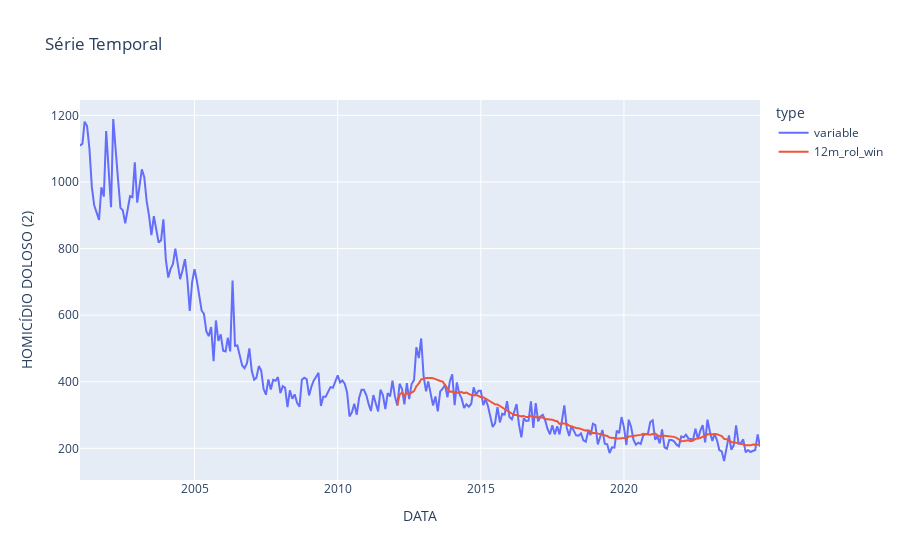
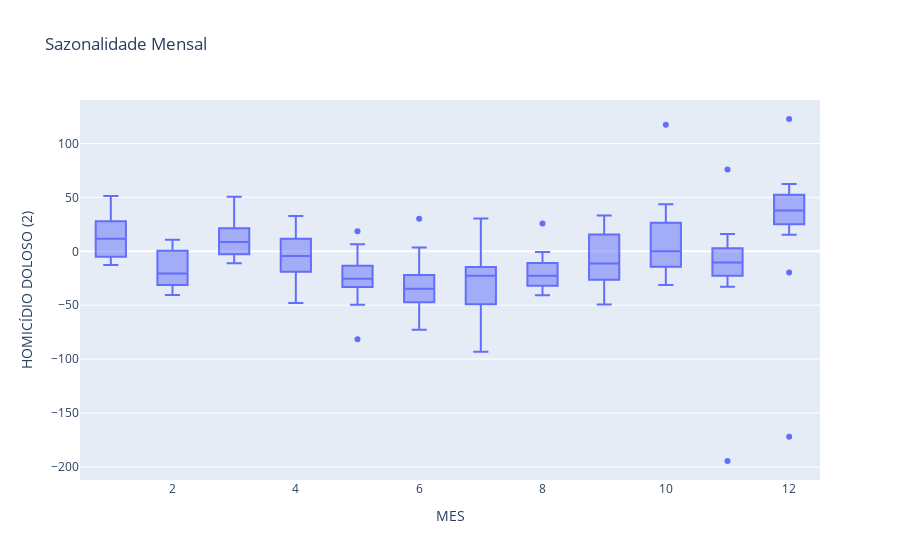
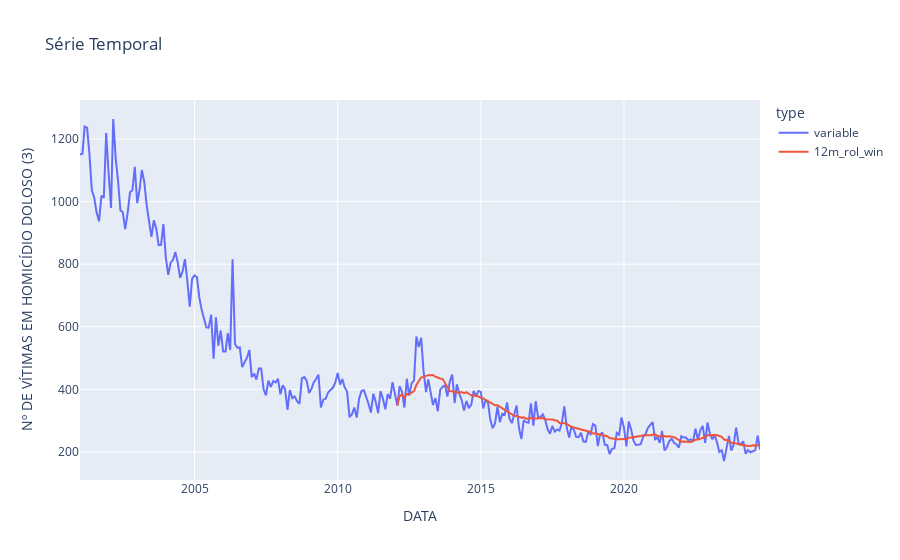
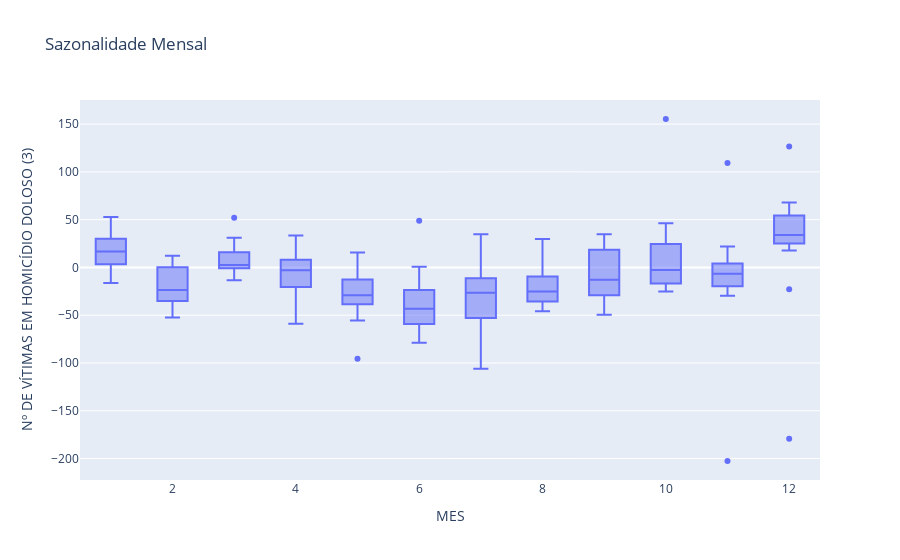

The cell these charts' notebook holds for them, in order:
### Code cell
listCol = list(dfOcorr.columns)
col = listCol[0]
for col in listCol:
    dfTemp0 = dfOcorr.loc[:,[col]].copy()
    dfTemp0['type']='variable'
    dfTemp0 = dfTemp0.iloc[:-2,:]
    dfTemp1 = dfRollMean.loc[:,[col]].copy()
    dfTemp1['type']='12m_rol_win'
    dfTemp1 = dfTemp1.iloc[:-2,:]
    dftemp = pd.concat([dfTemp0,dfTemp1],axis=0)

    #fig = px.line(dfOcorr.iloc[:-2,:],y=col,title='Série Temporal')
    
    fig = px.line(dftemp,y=col,color='type',title='Série Temporal')

    fig.show()
    fig = px.box(dfOcorrSazonal,x='MES',y=col,title='Sazonalidade Mensal')
    fig.show()

### Figure 1 — Plotly figure (JSON) as saved in the notebook; plotly's stock layout.template omitted (floating-point values rounded to 4 significant figures; data arrays with more than 128 entries replaced by an {"elided": "..."} marker saying what was removed)
{"data": [{"hovertemplate": "type=variable<br>DATA=%{x}<br>HOMICÍDIO DOLOSO (2)=%{y}<extra></extra>", "legendgroup": "variable", "line": {"color": "#636efa", "dash": "solid"}, "marker": {"symbol": "circle"}, "mode": "lines", "name": "variable", "orientation": "v", "showlegend": true, "type": "scatter", "x": {"elided": "286 str values"}, "xaxis": "x", "y": {"elided": "286 int values"}, "yaxis": "y"}, {"hovertemplate": "type=12m_rol_win<br>DATA=%{x}<br>HOMICÍDIO DOLOSO (2)=%{y}<extra></extra>", "legendgroup": "12m_rol_win", "line": {"color": "#EF553B", "dash": "solid"}, "marker": {"symbol": "circle"}, "mode": "lines", "name": "12m_rol_win", "orientation": "v", "showlegend": true, "type": "scatter", "x": {"elided": "153 str values"}, "xaxis": "x", "y": {"elided": "153 float values"}, "yaxis": "y"}], "layout": {"legend": {"title": {"text": "type"}, "tracegroupgap": 0}, "title": {"text": "Série Temporal"}, "xaxis": {"anchor": "y", "domain": [0, 1], "title": {"text": "DATA"}}, "yaxis": {"anchor": "x", "domain": [0, 1], "title": {"text": "HOMICÍDIO DOLOSO (2)"}}}}

### Figure 2 — Plotly figure (JSON) as saved in the notebook; plotly's stock layout.template omitted (floating-point values rounded to 4 significant figures; data arrays with more than 128 entries replaced by an {"elided": "..."} marker saying what was removed)
{"data": [{"alignmentgroup": "True", "hovertemplate": "MES=%{x}<br>HOMICÍDIO DOLOSO (2)=%{y}<extra></extra>", "legendgroup": "", "marker": {"color": "#636efa"}, "name": "", "notched": false, "offsetgroup": "", "orientation": "v", "showlegend": false, "type": "box", "x": {"elided": "155 int values"}, "x0": " ", "xaxis": "x", "y": {"elided": "155 float values"}, "y0": " ", "yaxis": "y"}], "layout": {"boxmode": "group", "legend": {"tracegroupgap": 0}, "title": {"text": "Sazonalidade Mensal"}, "xaxis": {"anchor": "y", "domain": [0, 1], "title": {"text": "MES"}}, "yaxis": {"anchor": "x", "domain": [0, 1], "title": {"text": "HOMICÍDIO DOLOSO (2)"}}}}

### Figure 3 — Plotly figure (JSON) as saved in the notebook; plotly's stock layout.template omitted (floating-point values rounded to 4 significant figures; data arrays with more than 128 entries replaced by an {"elided": "..."} marker saying what was removed)
{"data": [{"hovertemplate": "type=variable<br>DATA=%{x}<br>Nº DE VÍTIMAS EM HOMICÍDIO DOLOSO (3)=%{y}<extra></extra>", "legendgroup": "variable", "line": {"color": "#636efa", "dash": "solid"}, "marker": {"symbol": "circle"}, "mode": "lines", "name": "variable", "orientation": "v", "showlegend": true, "type": "scatter", "x": {"elided": "286 str values"}, "xaxis": "x", "y": {"elided": "286 int values"}, "yaxis": "y"}, {"hovertemplate": "type=12m_rol_win<br>DATA=%{x}<br>Nº DE VÍTIMAS EM HOMICÍDIO DOLOSO (3)=%{y}<extra></extra>", "legendgroup": "12m_rol_win", "line": {"color": "#EF553B", "dash": "solid"}, "marker": {"symbol": "circle"}, "mode": "lines", "name": "12m_rol_win", "orientation": "v", "showlegend": true, "type": "scatter", "x": {"elided": "153 str values"}, "xaxis": "x", "y": {"elided": "153 float values"}, "yaxis": "y"}], "layout": {"legend": {"title": {"text": "type"}, "tracegroupgap": 0}, "title": {"text": "Série Temporal"}, "xaxis": {"anchor": "y", "domain": [0, 1], "title": {"text": "DATA"}}, "yaxis": {"anchor": "x", "domain": [0, 1], "title": {"text": "Nº DE VÍTIMAS EM HOMICÍDIO DOLOSO (3)"}}}}

### Figure 4 — Plotly figure (JSON) as saved in the notebook; plotly's stock layout.template omitted (floating-point values rounded to 4 significant figures; data arrays with more than 128 entries replaced by an {"elided": "..."} marker saying what was removed)
{"data": [{"alignmentgroup": "True", "hovertemplate": "MES=%{x}<br>Nº DE VÍTIMAS EM HOMICÍDIO DOLOSO (3)=%{y}<extra></extra>", "legendgroup": "", "marker": {"color": "#636efa"}, "name": "", "notched": false, "offsetgroup": "", "orientation": "v", "showlegend": false, "type": "box", "x": {"elided": "155 int values"}, "x0": " ", "xaxis": "x", "y": {"elided": "155 float values"}, "y0": " ", "yaxis": "y"}], "layout": {"boxmode": "group", "legend": {"tracegroupgap": 0}, "title": {"text": "Sazonalidade Mensal"}, "xaxis": {"anchor": "y", "domain": [0, 1], "title": {"text": "MES"}}, "yaxis": {"anchor": "x", "domain": [0, 1], "title": {"text": "Nº DE VÍTIMAS EM HOMICÍDIO DOLOSO (3)"}}}}
